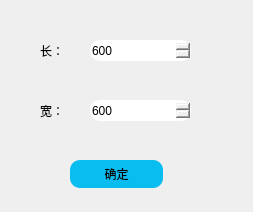
<?xml version="1.0" encoding="UTF-8"?>
<ui version="4.0">
 <class>createPaper</class>
 <widget class="QWidget" name="createPaper">
  <property name="geometry">
   <rect>
    <x>0</x>
    <y>0</y>
    <width>253</width>
    <height>212</height>
   </rect>
  </property>
  <property name="windowTitle">
   <string>创建画布</string>
  </property>
  <widget class="QLabel" name="label_3">
   <property name="geometry">
    <rect>
     <x>40</x>
     <y>30</y>
     <width>71</width>
     <height>41</height>
    </rect>
   </property>
   <property name="styleSheet">
    <string notr="true">font: 17pt &quot;黑体&quot;;</string>
   </property>
   <property name="text">
    <string>长：</string>
   </property>
  </widget>
  <widget class="QLabel" name="label_4">
   <property name="geometry">
    <rect>
     <x>40</x>
     <y>90</y>
     <width>71</width>
     <height>41</height>
    </rect>
   </property>
   <property name="styleSheet">
    <string notr="true">font: 17pt &quot;黑体&quot;;</string>
   </property>
   <property name="text">
    <string>宽：</string>
   </property>
  </widget>
  <widget class="QSpinBox" name="spinBox_x">
   <property name="geometry">
    <rect>
     <x>90</x>
     <y>40</y>
     <width>101</width>
     <height>21</height>
    </rect>
   </property>
   <property name="styleSheet">
    <string notr="true">border-radius: 10px;</string>
   </property>
   <property name="minimum">
    <number>100</number>
   </property>
   <property name="maximum">
    <number>5000</number>
   </property>
   <property name="value">
    <number>600</number>
   </property>
  </widget>
  <widget class="QSpinBox" name="spinBox_y">
   <property name="geometry">
    <rect>
     <x>90</x>
     <y>100</y>
     <width>101</width>
     <height>21</height>
    </rect>
   </property>
   <property name="styleSheet">
    <string notr="true">border-radius: 10px;</string>
   </property>
   <property name="minimum">
    <number>100</number>
   </property>
   <property name="maximum">
    <number>5000</number>
   </property>
   <property name="value">
    <number>600</number>
   </property>
  </widget>
  <widget class="QPushButton" name="pushButton_create">
   <property name="geometry">
    <rect>
     <x>70</x>
     <y>160</y>
     <width>93</width>
     <height>28</height>
    </rect>
   </property>
   <property name="styleSheet">
    <string notr="true">font: 10pt &quot;黑体&quot;;
border-radius: 10px;
background-color: rgb(255, 255, 255);

background-color: rgb(10, 189, 241);</string>
   </property>
   <property name="text">
    <string>确定</string>
   </property>
  </widget>
 </widget>
 <resources/>
 <connections/>
</ui>
